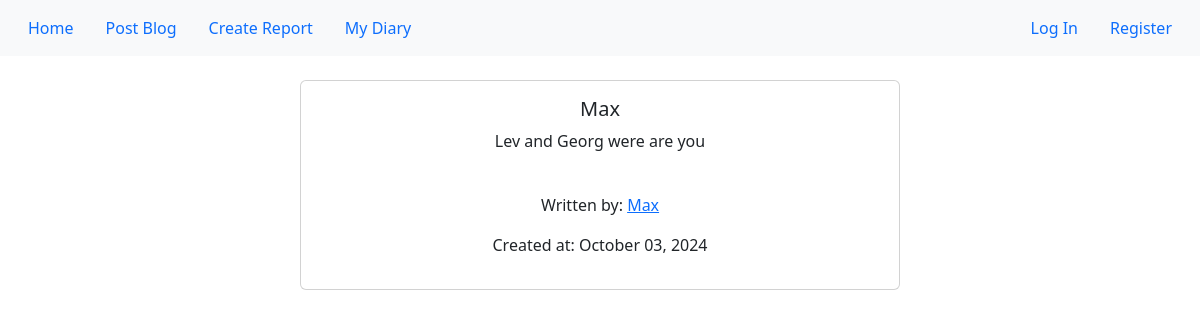
/post/6, run on the app's committed database.
### compro/models.py (models this page shows, shortened)
class Blogs(db.Model):
    __tablename__ = 'blogs'
    id = db.Column(db.Integer, primary_key=True)
    title = db.Column(db.String(128), nullable=False)
    content = db.Column(db.Text, nullable=False)
    posted_date = db.Column(db.DateTime, default = datetime.utcnow())
    author_id = db.Column(db.Integer, db.ForeignKey('users.id'), nullable=False)

class Users (db.Model, UserMixin):
     __tablename__ = 'users'
     id = db.Column(db.Integer, primary_key=True)
     username = db.Column(db.String(64), nullable = False)
     email = db.Column(db.String(128), nullable=True, index=True, unique=True)
     hash_password = db.Column(db.String(128))
     profile_photo_path = db.Column(db.String(), default='default.jpg')
     post = db.relationship('Blogs', backref='author', lazy='dynamic')

### compro/blog/views.py (the view)
@blog_bp.route('/post/<int:post_id>')
def read_post(post_id):
    blog_post = Blogs.query.get_or_404(post_id)
    return render_template('blogpost.html', blog_post=blog_post)

### compro/blog/templates/blogpost.html (shortened to what this page needs)
{% extends 'base.html' %}
{% block content %}
    <div align="center"><br>
<div class="card w-50" >
  <div class="card-body">
    <h5 class="card-title">{{ blog_post.title }}</h5>
    <p class="card-text">{{ blog_post.content }}</p><br>
    <p>Written by:  <a href="#">{{ blog_post.author.username }}</a></p>
    <p>Created at:  {{ blog_post.posted_date.strftime('%B %d, %Y') }}</p>
  </div>
</div>
</div>
{% endblock %}

### data on the page
Blogs: title "Max", content "Lev and Georg were are you", posted_date "October 03, 2024"
Users: author.username "Max"
